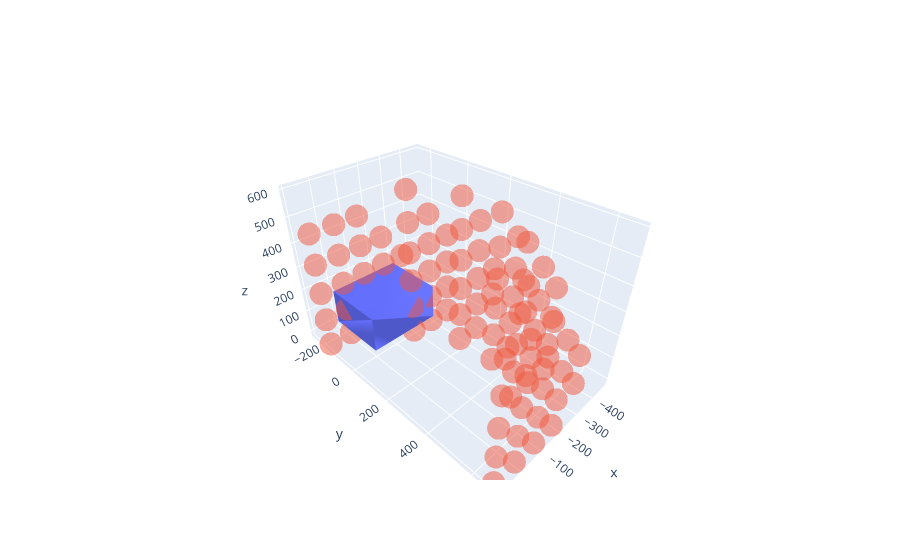

Notebook cell for this chart:
### Code cell
# xptsd = [-568.5112190298322, -568.5112190298322, -568.5112190298322, -568.5112190298322, -473.86675916842773, -473.86675916842773, -473.86675916842773, -473.86675916842773, -473.86675916842773, -473.86675916842773, -473.86675916842773, -473.86675916842773, -473.86675916842773, -473.86675916842773, -473.86675916842773, -473.86675916842773, -473.86675916842773, -473.86675916842773, -473.86675916842773, -473.86675916842773, -473.86675916842773, -473.86675916842773, -379.22229930702315, -379.22229930702315, -379.22229930702315, -379.22229930702315, -379.22229930702315, -379.22229930702315, -379.22229930702315, -379.22229930702315, -379.22229930702315, -379.22229930702315, -379.22229930702315, -379.22229930702315, -379.22229930702315, -379.22229930702315, -379.22229930702315, -379.22229930702315, -379.22229930702315, -379.22229930702315, -379.22229930702315, -379.22229930702315, -379.22229930702315, -379.22229930702315, -379.22229930702315, -379.22229930702315, -379.22229930702315, -379.22229930702315, -379.22229930702315, -379.22229930702315, -379.22229930702315, -379.22229930702315, -379.22229930702315, -284.5778394456185, -284.5778394456185, -284.5778394456185, -284.5778394456185, -284.5778394456185, -284.5778394456185, -284.5778394456185, -284.5778394456185, -284.5778394456185, -284.5778394456185, -284.5778394456185, -284.5778394456185, -284.5778394456185, -284.5778394456185, -284.5778394456185, -284.5778394456185, -284.5778394456185, -284.5778394456185, -284.5778394456185, -284.5778394456185, -284.5778394456185, -284.5778394456185, -284.5778394456185, -284.5778394456185, -284.5778394456185, -284.5778394456185, -284.5778394456185, -284.5778394456185, -284.5778394456185, -284.5778394456185, -284.5778394456185, -284.5778394456185, -284.5778394456185, -284.5778394456185, -284.5778394456185, -284.5778394456185, -189.93337958421387, -189.93337958421387, -189.93337958421387, -189.93337958421387, -189.93337958421387, -189.93337958421387, -189.93337958421387, -189.93337958421387, -189.93337958421387, -189.93337958421387, -189.93337958421387, -189.93337958421387, -189.93337958421387, -189.93337958421387, -189.93337958421387, -189.93337958421387, -189.93337958421387, -189.93337958421387, -189.93337958421387, -189.93337958421387, -189.93337958421387, -189.93337958421387, -189.93337958421387, -189.93337958421387, -189.93337958421387, -189.93337958421387, -189.93337958421387, -189.93337958421387, -189.93337958421387, -189.93337958421387, -189.93337958421387, -189.93337958421387, -189.93337958421387, -189.93337958421387, -189.93337958421387, -189.93337958421387, -189.93337958421387, -189.93337958421387, -189.93337958421387, -189.93337958421387, -189.93337958421387, -189.93337958421387, -189.93337958421387, -189.93337958421387, -189.93337958421387, -189.93337958421387, -189.93337958421387, -189.93337958421387, -95.28891972280917, -95.28891972280917, -95.28891972280917, -95.28891972280917, -95.28891972280917, -95.28891972280917, -95.28891972280917, -95.28891972280917, -95.28891972280917, -95.28891972280917, -95.28891972280917, -95.28891972280917, -95.28891972280917, -95.28891972280917, -95.28891972280917, -95.28891972280917, -95.28891972280917, -95.28891972280917, -95.28891972280917, -95.28891972280917, -95.28891972280917, -95.28891972280917, -95.28891972280917, -95.28891972280917, -95.28891972280917, -95.28891972280917, -95.28891972280917, -95.28891972280917, -95.28891972280917, -95.28891972280917, -95.28891972280917, -95.28891972280917, -95.28891972280917, -95.28891972280917, -95.28891972280917, -95.28891972280917, -0.6444598614045702, -0.6444598614045702, -0.6444598614045702, -0.6444598614045702, -0.6444598614045702, -0.6444598614045702, -0.6444598614045702, -0.6444598614045702, -0.6444598614045702, -0.6444598614045702, -0.6444598614045702, -0.6444598614045702, -0.6444598614045702, -0.6444598614045702, -0.6444598614045702, -0.6444598614045702, -0.6444598614045702, -0.6444598614045702, -0.6444598614045702, -0.6444598614045702, -0.6444598614045702, -0.6444598614045702, -0.6444598614045702, -0.6444598614045702, -0.6444598614045702, -0.6444598614045702, -0.6444598614045702, -0.6444598614045702, -0.6444598614045702, -0.6444598614045702, -0.6444598614045702, -0.6444598614045702, -0.6444598614045702, -0.6444598614045702, -0.6444598614045702, -0.6444598614045702, 94.0, 94.0, 94.0, 94.0, 94.0, 94.0, 94.0, 94.0, 94.0, 94.0, 94.0, 94.0, 94.0, 94.0, 94.0, 94.0, 94.0, 94.0, 94.0, 94.0, 94.0, 94.0, 94.0, 94.0, 94.0, 94.0, 94.0, 94.0, 94.0, 94.0, 94.0, 94.0]
# yptsd = [-0.3489921336748836, -0.3489921336748836, 166.34899213367487, 166.34899213367487, -167.04697640102458, -167.04697640102458, -167.04697640102458, -167.04697640102458, -0.3489921336748836, -0.3489921336748836, -0.3489921336748836, -0.3489921336748836, -0.3489921336748836, 166.34899213367487, 166.34899213367487, 166.34899213367487, 166.34899213367487, 166.34899213367487, 333.0469764010247, 333.0469764010247, 333.0469764010247, 333.0469764010247, -333.7449606683744, -333.7449606683744, -333.7449606683744, -333.7449606683744, -167.04697640102458, -167.04697640102458, -167.04697640102458, -167.04697640102458, -167.04697640102458, -167.04697640102458, -0.3489921336748836, -0.3489921336748836, -0.3489921336748836, -0.3489921336748836, -0.3489921336748836, -0.3489921336748836, 166.34899213367487, 166.34899213367487, 166.34899213367487, 166.34899213367487, 166.34899213367487, 166.34899213367487, 333.0469764010247, 333.0469764010247, 333.0469764010247, 333.0469764010247, 333.0469764010247, 499.74496066837446, 499.74496066837446, 499.74496066837446, 499.74496066837446, -333.7449606683744, -333.7449606683744, -333.7449606683744, -333.7449606683744, -333.7449606683744, -167.04697640102458, -167.04697640102458, -167.04697640102458, -167.04697640102458, -167.04697640102458, -167.04697640102458, -0.3489921336748836, -0.3489921336748836, -0.3489921336748836, -0.3489921336748836, -0.3489921336748836, -0.3489921336748836, -0.3489921336748836, 166.34899213367487, 166.34899213367487, 166.34899213367487, 166.34899213367487, 166.34899213367487, 166.34899213367487, 166.34899213367487, 333.0469764010247, 333.0469764010247, 333.0469764010247, 333.0469764010247, 333.0469764010247, 333.0469764010247, 499.74496066837446, 499.74496066837446, 499.74496066837446, 499.74496066837446, 499.74496066837446, -500.4429449357243, -500.4429449357243, -500.4429449357243, -500.4429449357243, -333.7449606683744, -333.7449606683744, -333.7449606683744, -333.7449606683744, -333.7449606683744, -333.7449606683744, -167.04697640102458, -167.04697640102458, -167.04697640102458, -167.04697640102458, -167.04697640102458, -167.04697640102458, -167.04697640102458, -0.3489921336748836, -0.3489921336748836, -0.3489921336748836, -0.3489921336748836, -0.3489921336748836, -0.3489921336748836, -0.3489921336748836, 166.34899213367487, 166.34899213367487, 166.34899213367487, 166.34899213367487, 166.34899213367487, 166.34899213367487, 166.34899213367487, 333.0469764010247, 333.0469764010247, 333.0469764010247, 333.0469764010247, 333.0469764010247, 333.0469764010247, 333.0469764010247, 499.74496066837446, 499.74496066837446, 499.74496066837446, 499.74496066837446, 499.74496066837446, 499.74496066837446, 666.4429449357243, 666.4429449357243, 666.4429449357243, 666.4429449357243, -500.4429449357243, -500.4429449357243, -500.4429449357243, -500.4429449357243, -500.4429449357243, -333.7449606683744, -333.7449606683744, -333.7449606683744, -333.7449606683744, -333.7449606683744, -333.7449606683744, -167.04697640102458, -167.04697640102458, -167.04697640102458, -167.04697640102458, -167.04697640102458, -167.04697640102458, -167.04697640102458, 333.0469764010247, 333.0469764010247, 333.0469764010247, 333.0469764010247, 333.0469764010247, 333.0469764010247, 333.0469764010247, 499.74496066837446, 499.74496066837446, 499.74496066837446, 499.74496066837446, 499.74496066837446, 499.74496066837446, 666.4429449357243, 666.4429449357243, 666.4429449357243, 666.4429449357243, 666.4429449357243, -500.4429449357243, -500.4429449357243, -500.4429449357243, -500.4429449357243, -500.4429449357243, -333.7449606683744, -333.7449606683744, -333.7449606683744, -333.7449606683744, -333.7449606683744, -333.7449606683744, -167.04697640102458, -167.04697640102458, -167.04697640102458, -167.04697640102458, -167.04697640102458, -167.04697640102458, -167.04697640102458, 333.0469764010247, 333.0469764010247, 333.0469764010247, 333.0469764010247, 333.0469764010247, 333.0469764010247, 333.0469764010247, 499.74496066837446, 499.74496066837446, 499.74496066837446, 499.74496066837446, 499.74496066837446, 499.74496066837446, 666.4429449357243, 666.4429449357243, 666.4429449357243, 666.4429449357243, 666.4429449357243, -500.4429449357243, -500.4429449357243, -500.4429449357243, -500.4429449357243, -500.4429449357243, -333.7449606683744, -333.7449606683744, -333.7449606683744, -333.7449606683744, -333.7449606683744, -333.7449606683744, -167.04697640102458, -167.04697640102458, -167.04697640102458, -167.04697640102458, -167.04697640102458, 333.0469764010247, 333.0469764010247, 333.0469764010247, 333.0469764010247, 333.0469764010247, 499.74496066837446, 499.74496066837446, 499.74496066837446, 499.74496066837446, 499.74496066837446, 499.74496066837446, 666.4429449357243, 666.4429449357243, 666.4429449357243, 666.4429449357243, 666.4429449357243]
xptsd = xptsd
yptsd = yptsd
zptsd = [110.24671479546222, 231.2087629215725, 110.24671479546222, 231.2087629215725, -10.71533333064798, 110.24671479546222, 231.2087629215725, 352.1708110476827, -10.71533333064798, 110.24671479546222, 231.2087629215725, 352.1708110476827, 473.13285917379295, -10.71533333064798, 110.24671479546222, 231.2087629215725, 352.1708110476827, 473.13285917379295, -10.71533333064798, 110.24671479546222, 231.2087629215725, 352.1708110476827, 110.24671479546222, 231.2087629215725, -10.71533333064798, 110.24671479546222, 231.2087629215725, 352.1708110476827, 473.13285917379295, -10.71533333064798, 110.24671479546222, 231.2087629215725, 352.1708110476827, 473.13285917379295, 594.0949072999031, -10.71533333064798, 110.24671479546222, 231.2087629215725, 352.1708110476827, 473.13285917379295, 594.0949072999031, -10.71533333064798, 110.24671479546222, 231.2087629215725, 352.1708110476827, 473.13285917379295, 110.24671479546222, 231.2087629215725, -10.71533333064798, 110.24671479546222, 231.2087629215725, 352.1708110476827, -10.71533333064798, 110.24671479546222, 231.2087629215725, 352.1708110476827, 473.13285917379295, 594.0949072999031, -10.71533333064798, 110.24671479546222, 231.2087629215725, 352.1708110476827, 473.13285917379295, 594.0949072999031, -10.71533333064798, 110.24671479546222, 231.2087629215725, 352.1708110476827, -10.71533333064798, 110.24671479546222, 231.2087629215725, 352.1708110476827, 473.13285917379295, -10.71533333064798, 110.24671479546222, 231.2087629215725, 352.1708110476827, 473.13285917379295, -10.71533333064798, 110.24671479546222, 231.2087629215725, 352.1708110476827, 473.13285917379295, -10.71533333064798, 110.24671479546222, 231.2087629215725, 352.1708110476827, 473.13285917379295, -10.71533333064798, 110.24671479546222, 231.2087629215725, 352.1708110476827, 473.13285917379295, -10.71533333064798, 110.24671479546222, 231.2087629215725, 352.1708110476827, 473.13285917379295]
xdist = np.mean(np.subtract(xptsd1,xptsd))
ydist = np.mean(np.subtract(yptsd1,yptsd))
zdist = np.mean(np.subtract(zptsd1,zptsd))
print(xdist,ydist,zdist)

data4 = go.Scatter3d(x=xptsd,y=yptsd,z=zptsd,mode = 'markers',marker=dict(opacity = 0.5))
fig.add_trace(data4)
